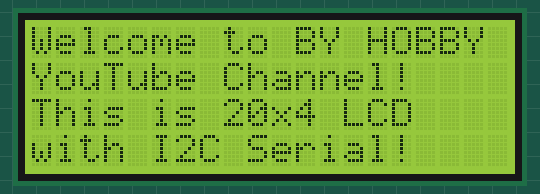
Recording of a sketch running on a simulated Arduino Uno, built with avr-gcc and run on an emulated ATmega328P. Parts: 20×4 character LCD.

Above: at 0.2 s.
At 3.2 s:
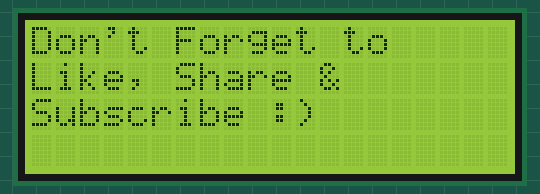

The sketch:

LCD_I2C.ino
```cpp
#include <Wire.h>
#include <LiquidCrystal_I2C.h>

const int lcdAddress = 0x27;  // I2C address for the LCD
const int lcdCols = 20;       // Number of columns on the LCD
const int lcdRows = 4;        // Number of rows on the LCD

LiquidCrystal_I2C lcd(lcdAddress, lcdCols, lcdRows);

void setup() {
  lcd.init();
  lcd.backlight();  // Turn on the backlight

  // Print the initial message with line breaks for a good look and feel
  lcd.print("Welcome to BY HOBBY");
  lcd.setCursor(0, 1);  // Move to the second row
  lcd.print("YouTube Channel!");
  lcd.setCursor(0, 2);  // Move to the third row
  lcd.print("This is 20x4 LCD");
  lcd.setCursor(0, 3);  // Move to the fourth row
  lcd.print("with I2C Serial!");

  // Delay for 2-3 seconds (adjust as needed)
  delay(3000);

  // Clear the screen and print the second message
  lcd.clear();
  lcd.print("Don't Forget to");
  lcd.setCursor(0, 1);
  lcd.print("Like, Share &");
  lcd.setCursor(0, 2);
  lcd.print("Subscribe :)");
}

void loop() {
  // Your code here
}
```
